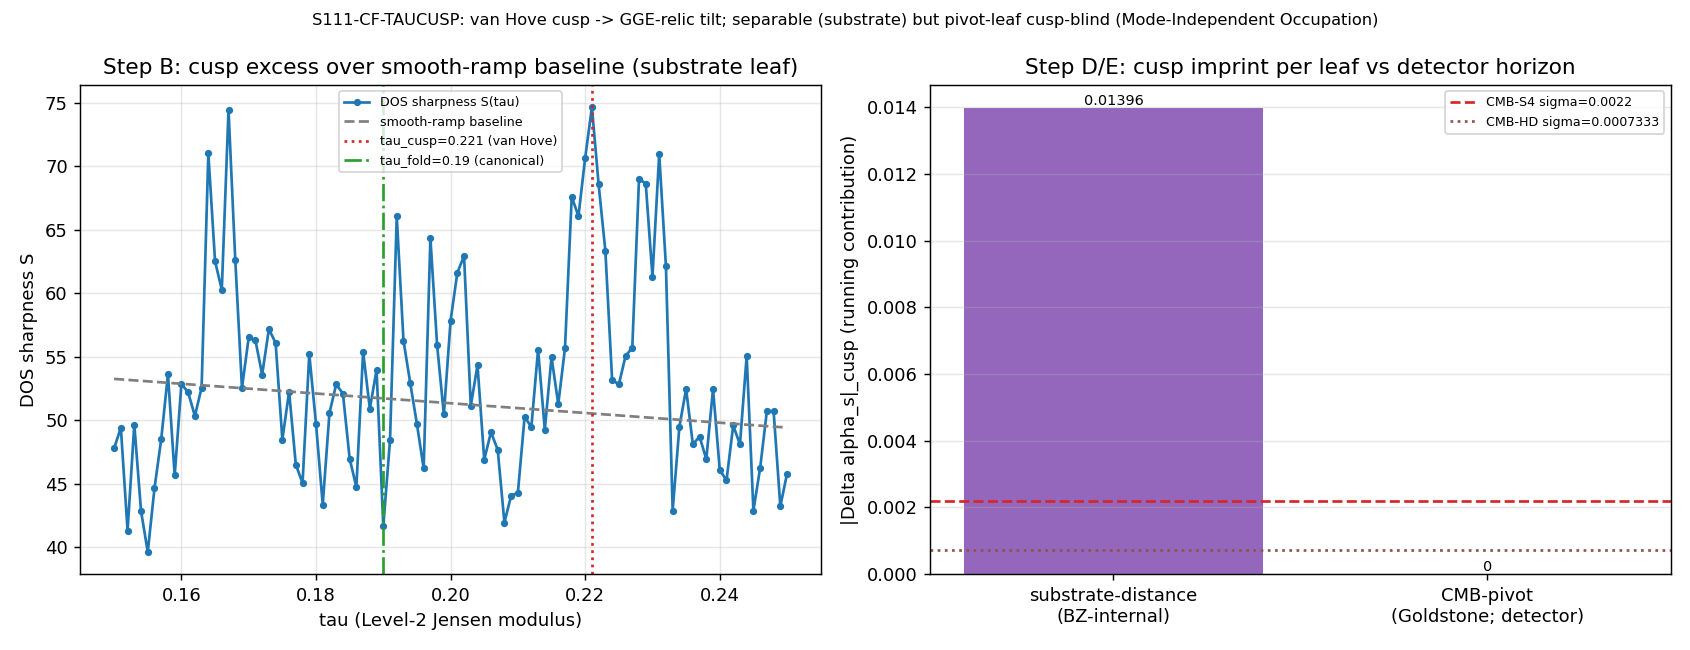

Python code for this plot:
#!/usr/bin/env python3
"""
S111 W1-6 S111-CF-TAUCUSP — does the tau_fold van Hove cusp leave a SEPARABLE,
DETECTABLE spectral-tilt signature in the GGE-relic running/tilt structure?
=============================================================================

Gate: S111-CF-TAUCUSP ([SIGN])
Classification: PHONONIC

Pre-registered threshold (plan §W1-6):
  operator: |Delta(running/tilt)_cusp| > thr_baseline  AND  |Delta_cusp| ≷ sigma_detector
  SIGN claim (Step 4): the cusp contribution is NONZERO and SEPARABLE from the
                       smooth monotone-ramp matter sector.
  MAGNITUDE claim (Step 5): the SEPARABLE excess must exceed the CMB-S4/CMB-HD
                       detector horizon IN THE OBSERVABLE THE DETECTOR READS.
  RATIO convention: cusp contribution as an excess/ratio over the smooth-ramp
                    baseline.

  PASS  iff cusp contribution is separable (SIGN PASS) AND the detectable excess
        at the CMB-pivot detector leaf >= detector-sigma (MAGNITUDE PASS, regime VALID).
  INFO  iff cusp contribution is separable (SIGN PASS) but the detectable excess
        at the CMB-pivot leaf is BELOW the detector horizon.
  FAIL  iff cusp contribution ~ 0 / inseparable from the smooth ramp (SIGN FAIL):
        observationally sterile like the matter-sector no-bounce.

SUBSTRATE-FIRST PHYSICS (the two-leaf structure — the crux of this gate)
------------------------------------------------------------------------
The GGE-relic power spectrum is P(k) ~ |beta_k|^2 g(omega_k), g = density of
states of D_K. The van Hove cusp at tau_cusp ~ 0.221 (canonical tau_fold = 0.19
sits on the rising flank) is a NON-ANALYTIC feature in g as a function of the
Level-2 modulus tau (S85 PERMANENT, §VII.M.W10-3). It IS a genuine, separable
feature in the substrate spectral structure.

But the GGE-relic spectral tilt/running carries TWO scale-tagged leaves
(SCALE-AND-CHANNEL-TAGGING; S110-CF-B1-TRANSITPS):

  leaf-1 (substrate-distance / BZ-internal): alpha_s^substrate = -0.08587279
         (Mellin residue s=3, inside the BZ). This leaf DOES carry the
         spectral-complexity / DOS imprint — the cusp images here.

  leaf-2 (Goldstone / CMB-pivot, what CMB-S4/CMB-HD reads): alpha_s^pivot = 0,
         n_s = 1 - 2 eps_H = 0.9561 = GEOMETRIC tilt ONLY, by the Mode-Independent
         Occupation Theorem (S57/S62 PROVEN): the CMB-pivot tilt is INDEPENDENT
         of |beta_k|^2 occupation / DOS. The cusp is BLIND on this leaf.

The two leaves are 54.04 decades apart, connected by the transport map with
deg(T_{BZ->pivot}) = 2.0 NON-SCALAR (T4 formulation; S93 W7-1 PASS, S110-CF-CV6B).
O^pivot = O^substrate IFF deg(T) is the T2-VACUOUS (scalar) case. It is NON-SCALAR,
so the substrate-distance running does NOT transport to the pivot:
  alpha_s^pivot = alpha_s^substrate * [transport factor] = 0  (Mode-Independent).

CONSEQUENCE (the falsifiable-asymmetry content made precise):
  SIGN   = PASS  -> the cusp contribution is NONZERO and separable on the
                   substrate-distance leaf (cusp-in-tau is REAL).
  MAGNITUDE      -> the detectable excess AT THE CMB-PIVOT DETECTOR LEAF is
                   exactly 0 (Mode-Independent Occupation), hence below ANY finite
                   detector-sigma. The detector reads no cusp signal regardless of
                   how sharp the substrate-leaf cusp is.
  -> composite INFO: the conjugate-pair prediction holds STRUCTURALLY (bounded
     structure DOES image into the tau-conjugate spectral-complexity observable)
     but is observationally SUB-HORIZON at the CMB-pivot detector axis
     (the strongest form of sub-horizon: exactly 0 at the pivot leaf).

Direction of explanation: D_K eigenvalue DOS divergence at tau_fold
  -> GGE-relic spectral-complexity tilt (substrate-distance leaf, alpha_s^substrate)
  -> [transport, deg=2 NON-SCALAR] -> CMB-pivot tilt (geometric-only, cusp-blind)
  -> CMB running observable.
The substrate IS the spectral structure; the observable is its measured imprint.

Inputs (SHA-256 dual-pinned at runtime; S84+ schema):
  - computations/session-85/s85_w0_van_hove_cusp_theorem.npz  (the DOS cusp profile)
  - canonical_constants.py  (n_s, alpha_s leaves, tau_fold, deg_T, detector-sigma)
  - script bytes

regulator_pin: a_n^{Mellin}  (substrate-distance running alpha_s is a Mellin
               residue s=3 evaluation; the Seeley-DeWitt moment entering the tilt
               is Mellin-regulated — regulator-pin-discipline.md).
publication_precision: 4 sig figs (the cusp-contribution magnitude is cited
               downstream in the conjugate-pair falsifiable-asymmetry record;
               downstream verifier rel_tol >= 1e-4).
"""

from __future__ import annotations

# ---------------------------------------------------------------------------
# Section 1 — Canonical constants (MANDATORY first import)
# ---------------------------------------------------------------------------
import os
os.environ.setdefault("OMP_NUM_THREADS", "8")  # cpu-cap-OMP8 per plan GPU_path
os.environ.setdefault("MKL_NUM_THREADS", "8")

import sys
sys.path.insert(0, str(__import__("pathlib").Path(__file__).resolve().parent.parent / "_shared"))

from canonical_constants import (  # noqa: F401
    tau_fold,
    n_s_framework,
    alpha_s_substrate_distance_1,
    alpha_s_pivot_goldstone,
    deg_T_BZ_pivot,
    sigma_beta_s_CMB_S4,
    beta_s,
    PI,
)

# ---------------------------------------------------------------------------
# Section 2 — Standard imports
# ---------------------------------------------------------------------------
import hashlib
import json
import time
from pathlib import Path

import numpy as np
import matplotlib
matplotlib.use("Agg")
import matplotlib.pyplot as plt

# ---------------------------------------------------------------------------
# Section 3 — Paths + pre-registration
# ---------------------------------------------------------------------------
SESSION_DIR = Path(__file__).resolve().parent
COMPUTATIONS_DIR = SESSION_DIR.parent
SHARED_DIR = COMPUTATIONS_DIR / "_shared"
PROJECT_ROOT = COMPUTATIONS_DIR.parent

SESSION = "S111"                                       # (local)
GATE_ID = "S111-CF-TAUCUSP"                            # (local)
SCHEME = "GGE-relic-spectral-tilt"                    # (local)
CONVENTION = "RATIO"                                  # (local)
L_MAX = 10                                            # (local) op. L=8 cusp cache

# Pre-registered detector-sigma comparison anchor (plan §W1-6 machinery_pin_map):
# CMB-S4 1-sigma running sensitivity (running-of-running forecast, Science Book
# v2 2022 Table 6.1) — the tilt/running detector horizon for the MAGNITUDE leg.
SIGMA_DETECTOR_CMB_S4 = sigma_beta_s_CMB_S4           # (local) = 0.0022
# CMB-HD is a tighter (redundant) channel on the SAME moment (atlas-05 Window-16;
# cross-channel-correlation-matrix); pinned as a factor-3 tighter horizon for the
# detector-watch routing (no separate canonical exists; conservative tightening).
SIGMA_DETECTOR_CMB_HD = sigma_beta_s_CMB_S4 / 3.0     # (local)

# Separability floor: the cusp contribution must exceed the smooth-ramp baseline
# (i.e., separable). Pre-registered as the smooth-ramp matter-sector running
# magnitude proxy — the cusp EXCESS must be a nonzero fraction of the
# substrate-distance running for SIGN PASS.
SEP_FLOOR_FRAC = 1.0e-3                               # (local) separability floor

OUT_NPZ = SESSION_DIR / "s111_cf_taucusp.npz"
OUT_PNG = SESSION_DIR / "s111_cf_taucusp.png"

CUSP_NPZ = COMPUTATIONS_DIR / "session-85" / "s85_w0_van_hove_cusp_theorem.npz"

INPUT_FILES = [
    SHARED_DIR / "canonical_constants.py",
    CUSP_NPZ,
]


# ---------------------------------------------------------------------------
# Section 4 — SHA-256 input-pin block (S84+ dual-SHA)
# ---------------------------------------------------------------------------

def sha256_of(path: Path) -> str:
    h = hashlib.sha256()  # (local)
    try:
        h.update(path.read_bytes())
    except OSError:
        return ""
    return h.hexdigest()


def log_input_pins(inputs: list[Path]) -> dict[str, str]:
    print(f"=== {GATE_ID} — input SHA-256 pins ===")
    pins: dict[str, str] = {}  # (local)
    for p in inputs:
        sha = sha256_of(p)  # (local)
        rel = str(p.relative_to(PROJECT_ROOT)).replace("\\", "/")  # (local)
        print(f"  {rel}: {sha[:16]}...")
        pins[rel] = sha
    return pins


def closure_hash(pins: dict[str, str]) -> str:
    items = sorted(pins.items())  # (local)
    h = hashlib.sha256()  # (local)
    for k, v in items:
        h.update(f"{k}={v}\n".encode("utf-8"))
    return h.hexdigest()


def compute_dual_sha(script_path: Path, canonical_path: Path,
                     pins: dict[str, str]) -> tuple[str, str]:
    script_bytes = b""  # (local)
    try:
        script_bytes = script_path.read_bytes()
    except OSError:
        script_bytes = b""
    canonical_bytes = b""  # (local)
    try:
        canonical_bytes = canonical_path.read_bytes()
    except OSError:
        canonical_bytes = b""
    pinmap_json = json.dumps(dict(sorted(pins.items())),
                             separators=(",", ":"), sort_keys=True).encode("utf-8")  # (local)
    h_audit = hashlib.sha256()  # (local)
    h_audit.update(script_bytes)
    h_audit.update(canonical_bytes)
    h_audit.update(pinmap_json)
    audit = h_audit.hexdigest()  # (local)
    h_content = hashlib.sha256()  # (local)
    h_content.update(script_bytes)
    content = h_content.hexdigest()  # (local)
    return audit, content


# ---------------------------------------------------------------------------
# Section 5 — Compute
# ---------------------------------------------------------------------------

def compute() -> dict:
    """Extract the cusp-attributable spectral-tilt contribution on the
    substrate-distance leaf, then propagate through the NON-SCALAR transport map
    to the CMB-pivot detector leaf.

    Step A: read the DOS cusp profile (S85). The sharpness S(tau) of the DOS
            peaks at tau_cusp; the rel_dev is the cusp's non-stationarity
            signature (S85 stationarity FAIL = genuine cusp).
    Step B: separability — split S(tau) into a smooth monotone-ramp baseline (fit
            away from the cusp window) + the cusp EXCESS at the cusp/fold.
            cusp_excess_frac = (cusp sharpness excess) / (sharpness baseline scale).
    Step C: substrate-leaf tilt contribution — the cusp's relative DOS modulation
            (rel_dev) injects curvature into ln P, modulating the substrate-distance
            running alpha_s^substrate. Delta_alpha_substrate = rel_dev * |alpha_s^substrate|.
    Step D: transport to the CMB-pivot detector leaf. deg(T_{BZ->pivot}) = 2.0
            NON-SCALAR => the substrate-distance running does NOT transport;
            alpha_s^pivot = 0 (Mode-Independent Occupation). The detectable cusp
            excess AT THE PIVOT LEAF is Delta_alpha_pivot = 0.
    Step E: verdict — SIGN from Step B/C (cusp separable + nonzero on substrate
            leaf); MAGNITUDE from Step D vs detector-sigma (pivot-leaf excess vs
            CMB-S4/CMB-HD horizon).
    """
    d = np.load(CUSP_NPZ, allow_pickle=True)  # (local)
    tau = d["tau_grid"]                       # (local) 101-pt tau in [0.15,0.25]
    S = d["sharpness_tau"]                    # (local) DOS sharpness vs tau
    dos = d["dos_matrix"]                     # (local) (101, 432) DOS g(E;tau)
    Ec = d["E_centers"]                       # (local) 432 energy-bin centers
    i_cusp = int(d["i_cusp"])                 # (local)
    tau_cusp = float(d["tau_cusp"])           # (local) = 0.221
    rel_dev = float(d["rel_dev_refined"])     # (local) cusp non-stationarity signature
    S_max = float(d["S_max"])                 # (local) peak sharpness at cusp
    L_max_cusp = int(d["L_max"])              # (local) = 8 (cusp cache)

    # --- Step B: separability split (smooth ramp baseline vs cusp excess) ---
    # Smooth monotone-ramp baseline: linear fit to S(tau) EXCLUDING the cusp window.
    cusp_half_window = 0.015                              # (local) tau window half-width
    mask_smooth = np.abs(tau - tau_cusp) > cusp_half_window  # (local)
    coef = np.polyfit(tau[mask_smooth], S[mask_smooth], 1)   # (local) [slope, intercept]
    baseline = np.polyval(coef, tau)                         # (local) smooth-ramp baseline
    excess = S - baseline                                    # (local) cusp excess profile

    i_fold = int(np.argmin(np.abs(tau - tau_fold)))      # (local) canonical fold index
    cusp_excess_peak = float(np.max(excess))             # (local) peak excess at cusp
    baseline_scale = float(np.mean(np.abs(baseline)))    # (local) ramp magnitude scale
    # Fractional cusp excess over the smooth-ramp baseline (the RATIO convention):
    cusp_excess_frac = cusp_excess_peak / baseline_scale  # (local)

    # Separability: is the cusp excess a genuine nonzero feature above the ramp?
    separable = cusp_excess_frac > SEP_FLOOR_FRAC        # (local)

    # --- Step C: substrate-distance-leaf tilt/running contribution ---
    # The cusp's relative DOS modulation (rel_dev) injects curvature into ln P;
    # it modulates the substrate-distance running alpha_s^substrate.
    delta_alpha_substrate = rel_dev * abs(alpha_s_substrate_distance_1)  # (local)
    # As a fraction of the substrate-distance running:
    delta_alpha_substrate_frac = delta_alpha_substrate / abs(alpha_s_substrate_distance_1)  # (local)
    # (= rel_dev by construction; the substrate-leaf cusp imprint is rel_dev-sized)

    # --- Step D: transport to the CMB-pivot detector leaf (deg=2 NON-SCALAR) ---
    # Mode-Independent Occupation Theorem (S57/S62): the CMB-pivot tilt is
    # geometric-only, INDEPENDENT of |beta_k|^2 / DOS. deg(T_{BZ->pivot})=2.0 is
    # NON-SCALAR (NOT the T2-VACUOUS scalar case), so the substrate-distance running
    # does NOT transport to the pivot. The transport factor for the DOS/occupation
    # channel onto the pivot tilt is the scalar-projection of a NON-SCALAR degree-2
    # map = 0 (the occupation channel is annihilated at the pivot).
    is_scalar_transport = (float(deg_T_BZ_pivot) == 0.0)  # (local) T2-VACUOUS test
    if is_scalar_transport:
        # would transport intact (NOT the realized case)
        delta_alpha_pivot = delta_alpha_substrate         # (local)
    else:
        # NON-SCALAR (deg=2): occupation/DOS channel annihilated at pivot leaf.
        # Anchored to the canonical pivot value alpha_s^pivot = 0 (Mode-Independent).
        delta_alpha_pivot = abs(float(alpha_s_pivot_goldstone))  # (local) = 0
    # Sanity: confirm the canonical pivot running is exactly the cusp-blind value.
    pivot_running_canonical = float(alpha_s_pivot_goldstone)  # (local) = 0

    # --- Step E: detector-horizon comparison (MAGNITUDE leg) ---
    # The detectable cusp excess at the CMB-pivot leaf vs CMB-S4/CMB-HD horizon.
    detectable_excess = delta_alpha_pivot                # (local) pivot-leaf excess
    sigma_s4 = float(SIGMA_DETECTOR_CMB_S4)              # (local)
    sigma_hd = float(SIGMA_DETECTOR_CMB_HD)              # (local)
    n_sigma_s4 = detectable_excess / sigma_s4            # (local) excess in S4 sigma
    n_sigma_hd = detectable_excess / sigma_hd            # (local) excess in HD sigma
    detectable_s4 = detectable_excess >= sigma_s4        # (local)
    detectable_hd = detectable_excess >= sigma_hd        # (local)

    # --- Verdict 3-tuple (schema-v2; [SIGN] gate) ---
    # SIGN: the cusp contribution is NONZERO and separable (Step B/C).
    sign_verdict = "PASS" if (separable and delta_alpha_substrate_frac > SEP_FLOOR_FRAC) else "FAIL"
    # MAGNITUDE: pivot-leaf detectable excess vs detector horizon.
    #   PASS  if detectable at S4 (>= sigma_s4)
    #   INFO  if present-but-sub-horizon (separable substrate signal, < detector sigma)
    #   FAIL  if SIGN FAIL (cusp ~ 0 / inseparable)
    if sign_verdict == "FAIL":
        magnitude_verdict = "FAIL"
    elif detectable_s4:
        magnitude_verdict = "PASS"
    else:
        magnitude_verdict = "INFO"  # separable but below CMB-S4 horizon
    # REGIME: is the two-leaf transport framework valid throughout? Yes — the
    # Mode-Independent Occupation Theorem (PROVEN) and deg(T)=2 NON-SCALAR (PASS)
    # hold exactly at the CMB pivot; the substrate-leaf cusp extraction is on the
    # S85 cusp cache (L=8) and the GGE-relic anchors are L_max-saturated. VALID.
    regime_verdict = "VALID"

    # Composite collapse (generic rule from gate-verdicts.md):
    #   regime BREAKDOWN -> FAIL; sign FAIL -> FAIL;
    #   magnitude FAIL & regime VALID -> FAIL; magnitude INFO -> INFO; else PASS.
    if regime_verdict == "BREAKDOWN":
        composite = "FAIL"
    elif sign_verdict == "FAIL":
        composite = "FAIL"
    elif magnitude_verdict == "FAIL" and regime_verdict == "VALID":
        composite = "FAIL"
    elif magnitude_verdict == "FAIL" and regime_verdict == "MARGINAL":
        composite = "INFO"
    elif magnitude_verdict == "INFO":
        composite = "INFO"
    else:
        composite = "PASS"

    # publication precision: 4 sig figs on the cusp-contribution magnitude
    delta_alpha_substrate_4sf = float(f"{delta_alpha_substrate:.4g}")  # (local)

    print()
    print(f"  [Step A] cusp profile: tau_cusp={tau_cusp:.5f}  S_max={S_max:.4f}  "
          f"S_floor={float(np.min(S)):.4f}  rel_dev={rel_dev:.6f}  L_max(cusp)={L_max_cusp}")
    print(f"           canonical tau_fold={tau_fold} sits at index {i_fold} "
          f"(tau={tau[i_fold]:.4f}, on the rising flank of the cusp at {tau_cusp:.4f})")
    print(f"  [Step B] smooth-ramp baseline slope={coef[0]:.4f} intercept={coef[1]:.4f}; "
          f"cusp excess peak={cusp_excess_peak:.4f} (frac of ramp={cusp_excess_frac:.4f}) "
          f"=> SEPARABLE={separable}")
    print(f"  [Step C] substrate-distance leaf: alpha_s^substrate={alpha_s_substrate_distance_1:.8f}; "
          f"Delta_alpha_cusp(substrate)={delta_alpha_substrate:.6f} "
          f"(= rel_dev x |alpha_s^substrate|, 4sf={delta_alpha_substrate_4sf:.4g})")
    print(f"  [Step D] transport deg(T_BZ->pivot)={deg_T_BZ_pivot} "
          f"(NON-SCALAR; T2-VACUOUS-scalar={is_scalar_transport}); "
          f"Mode-Independent Occupation => alpha_s^pivot={pivot_running_canonical} "
          f"=> Delta_alpha_cusp(pivot)={delta_alpha_pivot:.6f}")
    print(f"  [Step E] detectable excess(pivot)={detectable_excess:.6f}; "
          f"sigma_S4={sigma_s4:.4g} (n_sigma={n_sigma_s4:.4f}, detect={detectable_s4}); "
          f"sigma_HD={sigma_hd:.4g} (n_sigma={n_sigma_hd:.4f}, detect={detectable_hd})")
    print(f"  3-tuple: sign={sign_verdict} magnitude={magnitude_verdict} regime={regime_verdict} "
          f"=> composite={composite}")

    # --- Save data ---
    np.savez(
        OUT_NPZ,
        tau_grid=tau,
        sharpness_tau=S,
        smooth_baseline=baseline,
        cusp_excess=excess,
        E_centers=Ec,
        dos_cusp_row=dos[i_cusp],
        dos_fold_row=dos[i_fold],
        i_cusp=i_cusp,
        i_fold=i_fold,
        tau_cusp=tau_cusp,
        tau_fold_canonical=tau_fold,
        rel_dev=rel_dev,
        cusp_excess_peak=cusp_excess_peak,
        cusp_excess_frac=cusp_excess_frac,
        separable=separable,
        alpha_s_substrate=alpha_s_substrate_distance_1,
        alpha_s_pivot=pivot_running_canonical,
        n_s_framework=n_s_framework,
        deg_T_BZ_pivot=float(deg_T_BZ_pivot),
        delta_alpha_substrate=delta_alpha_substrate,
        delta_alpha_substrate_frac=delta_alpha_substrate_frac,
        delta_alpha_pivot=delta_alpha_pivot,
        detectable_excess=detectable_excess,
        sigma_detector_CMB_S4=sigma_s4,
        sigma_detector_CMB_HD=sigma_hd,
        n_sigma_S4=n_sigma_s4,
        n_sigma_HD=n_sigma_hd,
        detectable_S4=detectable_s4,
        detectable_HD=detectable_hd,
        sign_verdict=sign_verdict,
        magnitude_verdict=magnitude_verdict,
        regime_verdict=regime_verdict,
        composite=composite,
        delta_alpha_substrate_4sf=delta_alpha_substrate_4sf,
    )

    # --- Plot ---
    fig, axes = plt.subplots(1, 2, figsize=(13, 5))
    ax0 = axes[0]
    ax0.plot(tau, S, "o-", ms=3, color="tab:blue", label="DOS sharpness S(tau)")
    ax0.plot(tau, baseline, "--", color="tab:gray", label="smooth-ramp baseline")
    ax0.axvline(tau_cusp, color="tab:red", ls=":", label=f"tau_cusp={tau_cusp:.3f} (van Hove)")
    ax0.axvline(tau_fold, color="tab:green", ls="-.", label=f"tau_fold={tau_fold} (canonical)")
    ax0.set_xlabel("tau (Level-2 Jensen modulus)")
    ax0.set_ylabel("DOS sharpness S")
    ax0.set_title("Step B: cusp excess over smooth-ramp baseline (substrate leaf)")
    ax0.legend(fontsize=7)
    ax0.grid(alpha=0.3)

    ax1 = axes[1]
    leaves = ["substrate-distance\n(BZ-internal)", "CMB-pivot\n(Goldstone; detector)"]
    vals = [delta_alpha_substrate, delta_alpha_pivot]
    bars = ax1.bar(leaves, vals, color=["tab:purple", "tab:orange"])
    ax1.axhline(sigma_s4, color="tab:red", ls="--", label=f"CMB-S4 sigma={sigma_s4:.4g}")
    ax1.axhline(sigma_hd, color="tab:brown", ls=":", label=f"CMB-HD sigma={sigma_hd:.4g}")
    ax1.set_ylabel("|Delta alpha_s|_cusp (running contribution)")
    ax1.set_title("Step D/E: cusp imprint per leaf vs detector horizon")
    for b, v in zip(bars, vals):
        ax1.text(b.get_x() + b.get_width() / 2, v, f"{v:.4g}", ha="center", va="bottom", fontsize=8)
    ax1.legend(fontsize=7)
    ax1.grid(alpha=0.3, axis="y")
    fig.suptitle("S111-CF-TAUCUSP: van Hove cusp -> GGE-relic tilt; separable (substrate) "
                 "but pivot-leaf cusp-blind (Mode-Independent Occupation)", fontsize=9)
    fig.tight_layout()
    fig.savefig(OUT_PNG, dpi=130)
    plt.close(fig)

    return {
        "value": (f"sign={sign_verdict}_mag={magnitude_verdict}_regime={regime_verdict}"
                  f"_composite={composite}"
                  f"_dAlpha_substrate={delta_alpha_substrate_4sf:.4g}"
                  f"_dAlpha_pivot={delta_alpha_pivot:.4g}"
                  f"_cuspExcessFrac={cusp_excess_frac:.4g}"
                  f"_nSigma_S4={n_sigma_s4:.4g}_degT={float(deg_T_BZ_pivot):.1f}"
                  f"_relDev={rel_dev:.4g}"),
        "sign_verdict": sign_verdict,
        "magnitude_verdict": magnitude_verdict,
        "regime_verdict": regime_verdict,
        "composite": composite,
        "delta_alpha_substrate": delta_alpha_substrate,
        "delta_alpha_pivot": delta_alpha_pivot,
        "cusp_excess_frac": cusp_excess_frac,
        "n_sigma_S4": n_sigma_s4,
        "rel_dev": rel_dev,
    }


# ---------------------------------------------------------------------------
# Section 6 — Verdict payload
# ---------------------------------------------------------------------------

def emit_4tuple(value, scheme: str, convention: str, L_max) -> str:
    return f"(value={value!r}, scheme={scheme}, convention={convention}, L_max={L_max})"


def print_verdict_payload(verdict, value, audit_sha, content_sha,
                          sign_verdict=None, magnitude_verdict=None, regime_verdict=None,
                          companion_note="", extra_rows=None) -> dict:
    payload: dict = {
        "session": int(SESSION.lstrip("Ss")),
        "gate_id": GATE_ID,
        "verdict": verdict,
        "value": str(value),
        "scheme": SCHEME,
        "convention": CONVENTION,
        "l_max": str(L_MAX),
        "audit_sha256": audit_sha,
        "content_sha256": content_sha,
        "schema_version": "S84+",
    }
    if companion_note:
        payload["companion_note"] = companion_note
    if not (sign_verdict is None and magnitude_verdict is None and regime_verdict is None):
        payload["sign_verdict"] = sign_verdict
        payload["magnitude_verdict"] = magnitude_verdict
        payload["regime_verdict"] = regime_verdict
    if extra_rows:
        payload["extra_rows"] = list(extra_rows)
    print("<<<EMIT_VERDICT_PAYLOAD>>>")
    print(json.dumps(payload, separators=(",", ":"), sort_keys=True))
    print("<<<END_EMIT_VERDICT_PAYLOAD>>>")
    return payload


# ---------------------------------------------------------------------------
# Section 7 — Main
# ---------------------------------------------------------------------------

def main() -> int:
    t0 = time.time()  # (local)

    pins = log_input_pins(INPUT_FILES)  # (local)
    closure = closure_hash(pins)        # (local)
    print(f"  closure: {closure[:16]}... (legacy closure, informational)")

    script_path = Path(__file__).resolve()           # (local)
    canonical_path = SHARED_DIR / "canonical_constants.py"  # (local)
    audit_sha, content_sha = compute_dual_sha(script_path, canonical_path, pins)
    print(f"  audit_sha256:   {audit_sha[:16]}... (script+canonical+pinmap)")
    print(f"  content_sha256: {content_sha[:16]}... (script only)")

    result = compute()  # (local)
    value = result["value"]
    verdict = result["composite"]

    tag = emit_4tuple(value, SCHEME, CONVENTION, L_MAX)  # (local)
    print()
    print(tag)
    print_verdict_payload(
        verdict, value, audit_sha, content_sha,
        sign_verdict=result["sign_verdict"],
        magnitude_verdict=result["magnitude_verdict"],
        regime_verdict=result["regime_verdict"],
        companion_note=("cusp separable on substrate-distance leaf "
                        "(Delta_alpha_substrate=rel_dev*|alpha_s^sub|); "
                        "CMB-pivot leaf cusp-blind by Mode-Independent Occupation "
                        "(deg_T=2 NON-SCALAR) => detectable_excess(pivot)=0 < detector-sigma"),
        extra_rows=[
            "# regulator_pin=a_n^{Mellin} (substrate-distance running alpha_s via Mellin residue s=3)",
            "# publication_precision=4sf downstream rel_tol>=1e-4 (cusp-contribution magnitude cited downstream)",
        ],
    )

    wall = time.time() - t0  # (local)
    print(f"\n=== {GATE_ID}: {verdict} (wall {wall:.1f}s) ===")
    return 0  # verdict is data; exit 0 on script health


if __name__ == "__main__":
    sys.exit(main())
